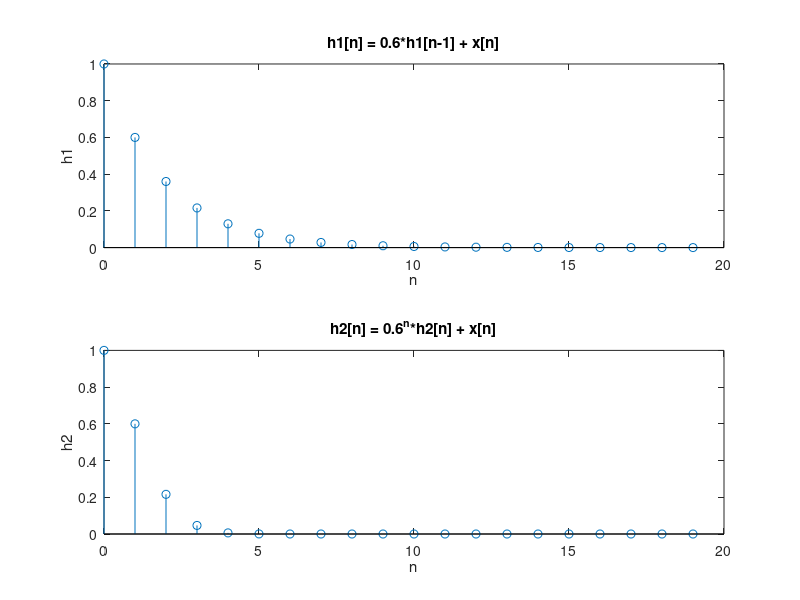

This figure's MATLAB source:
n = 0:19;
x = [1 zeros(1, 19)];

%System1
a1 = [1 -0.6];
b1 = [1 0];
h1 = filter(b1, a1, x);

%System2
h2 = zeros(1, 20);
h2(1) = 1; %cuz h2(i) = 0 if i <1, h2[0] = x[0] = 1, h2[1] = h2[0] + 0;

for i = 1:19
    h2(i + 1) = 0.6^i * h2(i) +x(i + 1);
end

subplot(2, 1, 1)
stem(n, h1)
xlabel('n');
ylabel('h1');
title('h1[n] = 0.6*h1[n-1] + x[n]');
subplot(2, 1, 2)
stem(n, h2)
xlabel('n');
ylabel('h2');
title('h2[n] = 0.6^n*h2[n] + x[n]');
